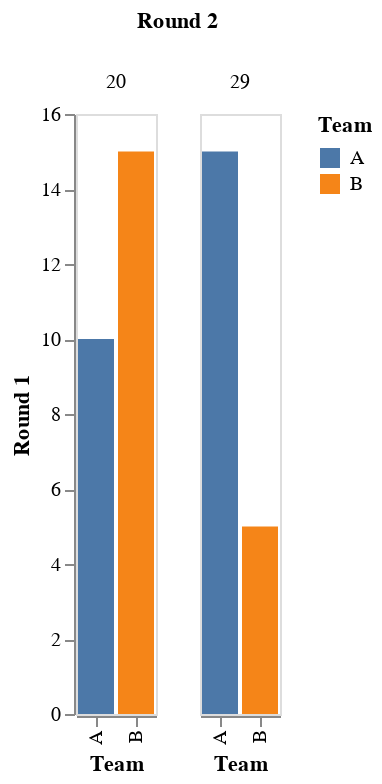

The code cell stored with this chart in its notebook:
### Code cell
# Importing package
import altair as alt
import pandas as pd

# Create data
data = pd.DataFrame([['A', 10, 20],
                     ['B', 5, 29],
                     ['A', 15, 29],
                     ['B', 15, 20]],
                    columns=['Team', 'Round 1', 'Round 2'])

# View data
print(data)

# Create the chart
gp_chart = alt.Chart(data).mark_bar().encode(
    alt.Column('Round 2'),
    alt.X('Team'),
    alt.Y('Round 1', axis=alt.Axis(grid=False)),
    alt.Color('Team')
)

# Display the chart
gp_chart.display()

### Figure 1 — Vega-Lite specification as saved in the notebook (floating-point values rounded to 4 significant figures)
{"config": {"view": {"continuousWidth": 400, "continuousHeight": 300}}, "data": {"name": "data-034bc13d535566bb2a6b5bd64819a848"}, "mark": "bar", "encoding": {"color": {"field": "Team", "type": "nominal"}, "column": {"field": "Round 2", "type": "quantitative"}, "x": {"field": "Team", "type": "nominal"}, "y": {"axis": {"grid": false}, "field": "Round 1", "type": "quantitative"}}, "$schema": "https://vega.github.io/schema/vega-lite/v4.17.0.json", "datasets": {"data-034bc13d535566bb2a6b5bd64819a848": [{"Team": "A", "Round 1": 10, "Round 2": 20}, {"Team": "B", "Round 1": 5, "Round 2": 29}, {"Team": "A", "Round 1": 15, "Round 2": 29}, {"Team": "B", "Round 1": 15, "Round 2": 20}]}}
